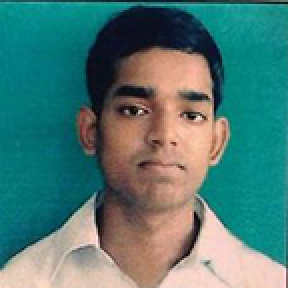
#> input picture Feature Mapping/2.jpg, 144 x 144 px (shown 2 times larger)
$ python testing.py
#> lines starting #> are read from the running program, lines starting #| are printed output that depends on the picture
import numpy as np
import cv2
import matplotlib.pyplot as plt

img1 = cv2.imread('2.jpg',0)
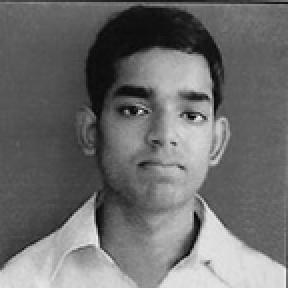
#> img1: shape (144, 144) (shown 2 times larger); min 1, max 239, mean 109
img2 = cv2.imread('ooo.jpg',0)
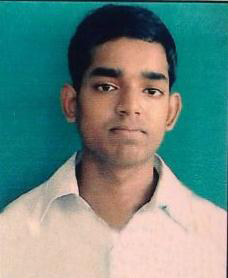
#> input picture Feature Mapping/ooo.jpg, 228 x 278 px
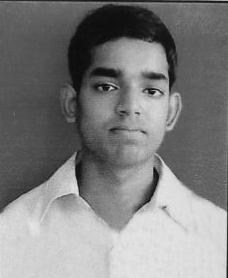
#> img2: shape (278, 228); min 2, max 234, mean 128

orb = cv2.ORB_create()

kp1, des1 = orb.detectAndCompute(img1,None)
#> kp1 = 209 keypoints; strongest (x, y, size): (104, 47, 31), (95, 58, 31), (98, 56, 31), (98, 59, 31)
kp2, des2 = orb.detectAndCompute(img2,None)
#> kp2 = 420 keypoints; strongest (x, y, size): (157, 92, 31), (110, 88, 31), (108, 87, 31), (152, 90, 31)

bf = cv2.BFMatcher(cv2.NORM_HAMMING, crossCheck=True)

matches = bf.match(des1,des2)
#> matches = 118 matches
matches = sorted(matches, key = lambda x:x.distance)
img3 = cv2.drawMatches(img1,kp1,img2,kp2,matches[:10],None, flags=2)
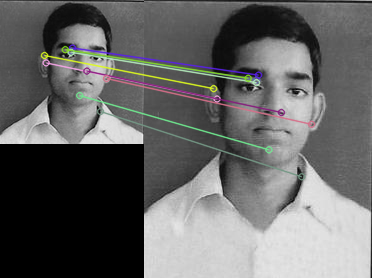
#> img3: shape (278, 372, 3); mean of channels 0, 1, 2 101.3, 101.8, 101.7; drawn as B, G, R

plt.imshow(img3)
plt.show()
